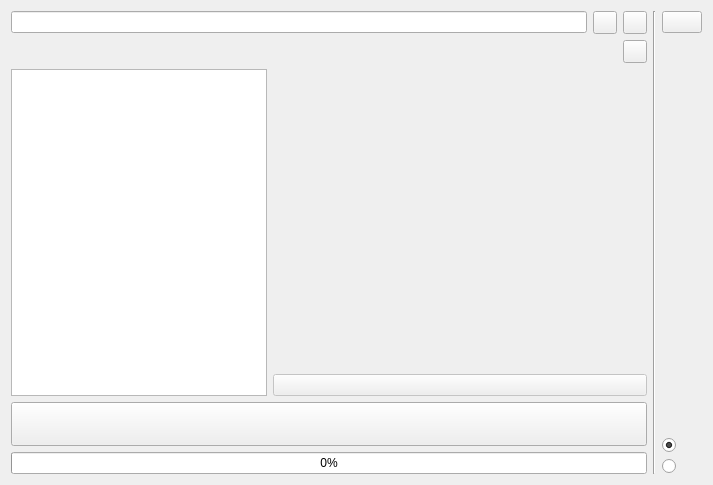
<?xml version="1.0" encoding="UTF-8"?>
<ui version="4.0">
 <class>Form</class>
 <widget class="QWidget" name="Form">
  <property name="geometry">
   <rect>
    <x>0</x>
    <y>0</y>
    <width>713</width>
    <height>485</height>
   </rect>
  </property>
  <property name="windowTitle">
   <string>DeoxidyzedGD Launcher</string>
  </property>
  <property name="windowIcon">
   <iconset>
    <normaloff>assets/icon.png</normaloff>assets/icon.png</iconset>
  </property>
  <property name="styleSheet">
   <string notr="true"/>
  </property>
  <layout class="QHBoxLayout" name="horizontalLayout">
   <item>
    <layout class="QVBoxLayout" name="verticalLayout">
     <item>
      <layout class="QHBoxLayout" name="horizontalLayout_4">
       <item>
        <widget class="QLineEdit" name="lineEdit">
         <property name="readOnly">
          <bool>true</bool>
         </property>
        </widget>
       </item>
       <item>
        <widget class="QToolButton" name="toolButton_2">
         <property name="text">
          <string/>
         </property>
        </widget>
       </item>
       <item>
        <widget class="QToolButton" name="toolButton_3">
         <property name="text">
          <string/>
         </property>
        </widget>
       </item>
      </layout>
     </item>
     <item>
      <layout class="QHBoxLayout" name="horizontalLayout_5">
       <item>
        <widget class="QLabel" name="label">
         <property name="text">
          <string/>
         </property>
        </widget>
       </item>
       <item>
        <widget class="QToolButton" name="toolButton_4">
         <property name="text">
          <string/>
         </property>
        </widget>
       </item>
      </layout>
     </item>
     <item>
      <layout class="QHBoxLayout" name="horizontalLayout_2">
       <item>
        <widget class="QListWidget" name="listWidget">
         <property name="sizePolicy">
          <sizepolicy hsizetype="Maximum" vsizetype="Expanding">
           <horstretch>0</horstretch>
           <verstretch>0</verstretch>
          </sizepolicy>
         </property>
         <property name="tabKeyNavigation">
          <bool>true</bool>
         </property>
         <property name="iconSize">
          <size>
           <width>32</width>
           <height>32</height>
          </size>
         </property>
         <property name="isWrapping" stdset="0">
          <bool>true</bool>
         </property>
         <property name="resizeMode">
          <enum>QListView::Fixed</enum>
         </property>
         <property name="sortingEnabled">
          <bool>true</bool>
         </property>
        </widget>
       </item>
       <item>
        <layout class="QVBoxLayout" name="verticalLayout_3">
         <item>
          <layout class="QHBoxLayout" name="horizontalLayout_6">
           <item>
            <widget class="QLabel" name="label_2">
             <property name="sizePolicy">
              <sizepolicy hsizetype="Maximum" vsizetype="Preferred">
               <horstretch>0</horstretch>
               <verstretch>0</verstretch>
              </sizepolicy>
             </property>
             <property name="styleSheet">
              <string notr="true">font-size: 32px;</string>
             </property>
             <property name="text">
              <string/>
             </property>
            </widget>
           </item>
           <item>
            <widget class="QLabel" name="label_4">
             <property name="styleSheet">
              <string notr="true">font-size: 32px;</string>
             </property>
             <property name="text">
              <string/>
             </property>
            </widget>
           </item>
          </layout>
         </item>
         <item>
          <widget class="QLabel" name="label_3">
           <property name="text">
            <string/>
           </property>
           <property name="textFormat">
            <enum>Qt::PlainText</enum>
           </property>
           <property name="wordWrap">
            <bool>true</bool>
           </property>
          </widget>
         </item>
         <item>
          <spacer name="verticalSpacer">
           <property name="orientation">
            <enum>Qt::Vertical</enum>
           </property>
           <property name="sizeHint" stdset="0">
            <size>
             <width>20</width>
             <height>40</height>
            </size>
           </property>
          </spacer>
         </item>
         <item>
          <layout class="QHBoxLayout" name="horizontalLayout_3">
           <item>
            <widget class="QPushButton" name="pushButton_2">
             <property name="enabled">
              <bool>false</bool>
             </property>
             <property name="text">
              <string/>
             </property>
            </widget>
           </item>
          </layout>
         </item>
        </layout>
       </item>
      </layout>
     </item>
     <item>
      <widget class="QPushButton" name="pushButton">
       <property name="styleSheet">
        <string notr="true">font-size: 32px;</string>
       </property>
       <property name="text">
        <string/>
       </property>
      </widget>
     </item>
     <item>
      <widget class="QProgressBar" name="progressBar">
       <property name="value">
        <number>0</number>
       </property>
       <property name="alignment">
        <set>Qt::AlignCenter</set>
       </property>
       <property name="textVisible">
        <bool>true</bool>
       </property>
       <property name="textDirection">
        <enum>QProgressBar::TopToBottom</enum>
       </property>
      </widget>
     </item>
    </layout>
   </item>
   <item>
    <widget class="Line" name="line">
     <property name="orientation">
      <enum>Qt::Vertical</enum>
     </property>
    </widget>
   </item>
   <item>
    <layout class="QVBoxLayout" name="verticalLayout_2">
     <item>
      <widget class="QPushButton" name="pushButton_3">
       <property name="text">
        <string/>
       </property>
      </widget>
     </item>
     <item>
      <spacer name="verticalSpacer_3">
       <property name="orientation">
        <enum>Qt::Vertical</enum>
       </property>
       <property name="sizeHint" stdset="0">
        <size>
         <width>20</width>
         <height>40</height>
        </size>
       </property>
      </spacer>
     </item>
     <item>
      <widget class="QRadioButton" name="radioButton">
       <property name="text">
        <string/>
       </property>
       <property name="checked">
        <bool>true</bool>
       </property>
      </widget>
     </item>
     <item>
      <widget class="QRadioButton" name="radioButton_2">
       <property name="text">
        <string/>
       </property>
      </widget>
     </item>
    </layout>
   </item>
  </layout>
 </widget>
 <resources>
  <include location="res.qrc"/>
 </resources>
 <connections/>
</ui>
